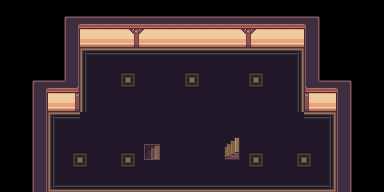

This is a level from a 2D game, rendered from its Tiled map with the project's own tilesets. A one-line summary and the map file follow, with tile-layer data summarised:
An orthogonal 24x12 tile map with 16x16 px tiles, 3 tile layers (Layer 1, Layer 2, Above Player), 1 hidden layer not drawn, 4 tilesets and 37 objects (30x event, 7x collision).

<map version="1.10" tiledversion="1.12.2" orientation="orthogonal" renderorder="right-down" compressionlevel="0" width="24" height="12" tilewidth="16" tileheight="16" infinite="0" nextlayerid="7" nextobjectid="45">
 <properties>
  <property name="edges" value="clamped" />
  <property name="inside" type="bool" value="true" />
  <property name="map_type" value="dungeon" />
  <property name="scenario" value="xero" />
  <property name="slug" value="dojo2" />
 </properties>
 <tileset firstgid="1" source="../gfx/tilesets/core_indoor_walls.tsx" />
 <tileset firstgid="3865" source="../gfx/tilesets/core_indoor_stairs.tsx" />
 <tileset firstgid="6835" source="../gfx/tilesets/core_indoor_floors.tsx" />
 <tileset firstgid="10699" source="../gfx/tilesets/core_set pieces.tsx" />
 <layer id="1" name="Layer 1" width="24" height="12">
  <data>[288 cells, 167 non-empty, 15 distinct tile ids]</data>
 </layer>
 <layer id="2" name="Layer 2" width="24" height="12">
  <data>[288 cells, 179 non-empty, 23 distinct tile ids]</data>
 </layer>
 <layer id="3" name="Layer 3" width="24" height="12" visible="0">
  <data>[288 cells, 0 non-empty, 0 distinct tile ids]</data>
 </layer>
 <layer id="4" name="Above Player" width="24" height="12">
  <data>[288 cells, 1 non-empty, 1 distinct tile ids]</data>
 </layer>
 <objectgroup color="#ffff00" id="5" name="Events" visible="0">
  <object id="9" name="Play Music" type="event" x="0" y="16" width="16" height="16">
   <properties>
    <property name="act10" value="play_music music_dojo_theme" />
    <property name="cond10" value="not music_playing music_dojo_theme" />
   </properties>
  </object>
  <object id="10" name="Teleport to Lower Floor" type="event" x="144" y="144" width="16" height="16">
   <properties>
    <property name="act10" value="transition_teleport player,dojo1.tmx,11,5,0.3" />
    <property name="act20" value="char_face player,left" />
    <property name="cond10" value="is char_at player" />
    <property name="cond20" value="is char_facing player,left" />
   </properties>
  </object>
  <object id="11" name="Teleport to Upper Floor" type="event" x="224" y="144" width="16" height="16">
   <properties>
    <property name="act10" value="transition_teleport player,dojo3.tmx,10,9,0.3" />
    <property name="act20" value="char_face player,right" />
    <property name="cond10" value="is char_at player" />
    <property name="cond20" value="is char_facing player,right" />
    <property name="cond30" value="is variable_set jji_blackbelt_toland_defeated:yes" />
   </properties>
  </object>
  <object id="12" name="JJI Black Belt Assessment - Spawn Coach Toland" type="event" x="0" y="0" width="16" height="16">
   <properties>
    <property name="act10" value="create_npc jji_coach_toland,12,4,stand" />
    <property name="act20" value="add_monster coach_toland,50,jji_coach_toland" />
    <property name="act30" value="char_face jji_coach_toland,down" />
    <property name="cond10" value="not char_exists jji_coach_toland" />
   </properties>
  </object>
  <object id="13" name="JJI Black Belt Assessment - Challenge Coach Toland" type="event" x="192" y="64" width="16" height="16">
   <properties>
    <property name="act10" value="char_face jji_coach_toland,player" />
    <property name="act20" value="set_variable battle_last_winner:none" />
    <property name="act30" value="set_variable battle_last_loser:none" />
    <property name="act40" value="translated_dialog jji_blackbelt_toland_intro" />
    <property name="act50" value="set_variable jji_blackbelt_toland_started:yes" />
    <property name="act60" value="set_environment talos_gym" />
    <property name="act70" value="start_battle jji_coach_toland,player" />
    <property name="behav10" value="talk jji_coach_toland" />
    <property name="cond10" value="not variable_set jji_blackbelt_toland_started:yes" />
    <property name="cond20" value="not variable_set jji_blackbelt_toland_defeated:yes" />
   </properties>
  </object>
  <object id="19" name="JJI Black Belt Assessment - Toland Loss Reset" type="event" x="0" y="0" width="16" height="16">
   <properties>
    <property name="act10" value="set_variable battle_last_loser:none" />
    <property name="act20" value="set_variable battle_last_winner:none" />
    <property name="act30" value="clear_variable jji_blackbelt_toland" />
    <property name="cond10" value="is variable_set battle_last_loser:player" />
    <property name="cond20" value="is variable_set jji_blackbelt_toland:started" />
    <property name="cond30" value="not variable_set jji_blackbelt_toland:defeated" />
   </properties>
  </object>
  <object id="20" name="JJI Black Belt Assessment - Coach Toland Clean Victory" type="event" x="0" y="0" width="16" height="16">
   <properties>
    <property name="act10" value="set_variable jji_blackbelt_toland_defeated:yes" />
    <property name="act20" value="clear_variable jji_blackbelt_toland_started" />
    <property name="act30" value="set_variable battle_last_winner:none" />
    <property name="act40" value="set_variable battle_last_loser:none" />
    <property name="cond10" value="is variable_set battle_last_winner:player" />
    <property name="cond20" value="is variable_set jji_blackbelt_toland_started:yes" />
    <property name="cond30" value="not variable_set jji_blackbelt_toland_defeated:yes" />
   </properties>
  </object>
  <object id="21" name="JJI Black Belt Assessment - Coach Toland Clean Loss Reset" type="event" x="0" y="0" width="16" height="16">
   <properties>
    <property name="act10" value="clear_variable jji_blackbelt_toland_started" />
    <property name="act20" value="set_variable battle_last_winner:none" />
    <property name="act30" value="set_variable battle_last_loser:none" />
    <property name="cond10" value="is variable_set battle_last_loser:player" />
    <property name="cond20" value="is variable_set jji_blackbelt_toland_started:yes" />
    <property name="cond30" value="not variable_set jji_blackbelt_toland_defeated:yes" />
   </properties>
  </object>
  <object id="22" name="JJI Black Belt Assessment - Coach Toland Post-Battle Talk" type="event" x="192" y="64" width="16" height="16">
   <properties>
    <property name="act10" value="char_face jji_coach_toland,player" />
    <property name="act20" value="translated_dialog jji_blackbelt_toland_next_hill" />
    <property name="act30" value="set_variable jji_blackbelt_toland_post_dialogue:seen" />
    <property name="behav10" value="talk jji_coach_toland" />
    <property name="cond10" value="is variable_set jji_blackbelt_toland_defeated:yes" />
    <property name="cond20" value="not variable_set jji_blackbelt_toland_post_dialogue:seen" />
   </properties>
  </object>
  <object id="23" name="JJI Toland Spectator Room - Spawn Stair Officer 1" type="event" x="0" y="0" width="16" height="16">
   <properties>
    <property name="act10" value="create_npc jji_toland_stair_officer_left,13,9,stand" />
    <property name="act20" value="char_face jji_toland_stair_officer_left,down" />
    <property name="cond10" value="not char_exists jji_toland_stair_officer_left" />
    <property name="cond20" value="not variable_set jji_blackbelt_toland_defeated:yes" />
   </properties>
  </object>
  <object id="24" name="JJI Toland Spectator Room - Talk Stair Officer 1" type="event" x="208" y="144" width="16" height="16">
   <properties>
    <property name="act10" value="char_face jji_toland_stair_officer_left,player" />
    <property name="act20" value="translated_dialog jji_toland_stair_officer" />
    <property name="behav10" value="talk jji_toland_stair_officer_left" />
    <property name="cond10" value="not variable_set jji_blackbelt_toland_defeated:yes" />
   </properties>
  </object>
  </objectgroup>
 <objectgroup color="#ff0000" id="6" name="Collisions">
  <!-- 7 objects omitted --></objectgroup>
</map>
<!-- 26 of 37 objects omitted -->
